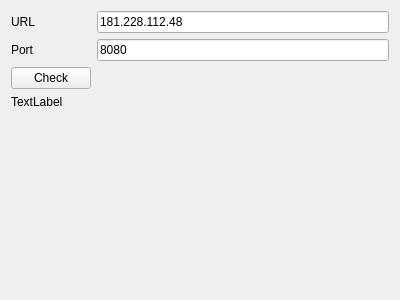
<?xml version="1.0" encoding="UTF-8"?>
<ui version="4.0">
 <class>MainWindow</class>
 <widget class="QMainWindow" name="MainWindow">
  <property name="geometry">
   <rect>
    <x>0</x>
    <y>0</y>
    <width>400</width>
    <height>300</height>
   </rect>
  </property>
  <property name="windowTitle">
   <string>MainWindow</string>
  </property>
  <widget class="QWidget" name="centralWidget">
   <layout class="QHBoxLayout" name="horizontalLayout">
    <item>
     <layout class="QFormLayout" name="formLayout">
      <item row="0" column="0">
       <widget class="QLabel" name="label">
        <property name="text">
         <string>URL</string>
        </property>
       </widget>
      </item>
      <item row="0" column="1">
       <widget class="QLineEdit" name="txtURL">
        <property name="text">
         <string>181.228.112.48</string>
        </property>
       </widget>
      </item>
      <item row="1" column="0">
       <widget class="QLabel" name="label_2">
        <property name="text">
         <string>Port</string>
        </property>
       </widget>
      </item>
      <item row="1" column="1">
       <widget class="QLineEdit" name="txtPort">
        <property name="text">
         <string>8080</string>
        </property>
       </widget>
      </item>
      <item row="2" column="0">
       <widget class="QPushButton" name="pushButton">
        <property name="text">
         <string>Check</string>
        </property>
       </widget>
      </item>
      <item row="3" column="0" colspan="2">
       <widget class="QLabel" name="lblResult">
        <property name="text">
         <string>TextLabel</string>
        </property>
       </widget>
      </item>
     </layout>
    </item>
   </layout>
  </widget>
 </widget>
 <layoutdefault spacing="6" margin="11"/>
 <resources/>
 <connections/>
</ui>
